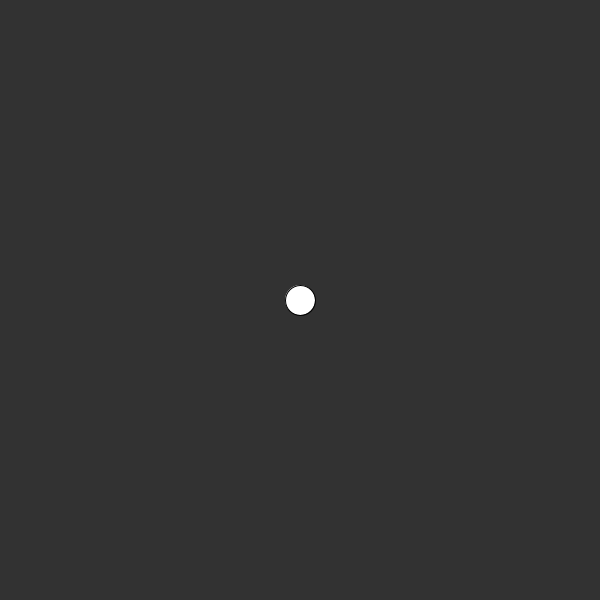
Frame 1 (no input)
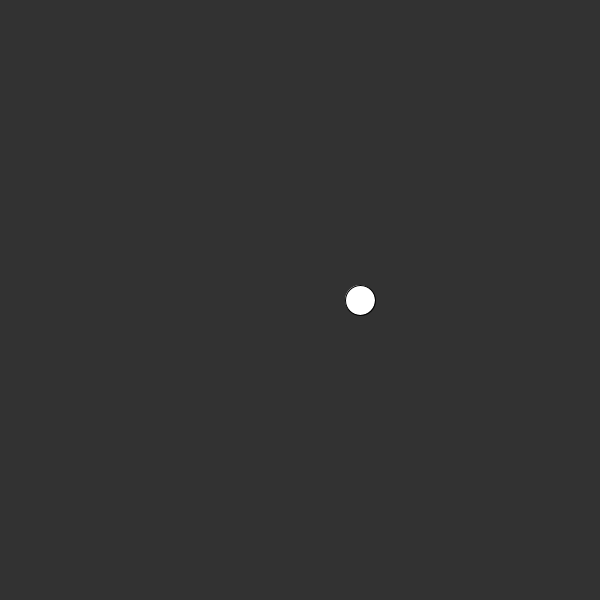
Frame 60 (the mouse pressed at the canvas centre just before this capture)
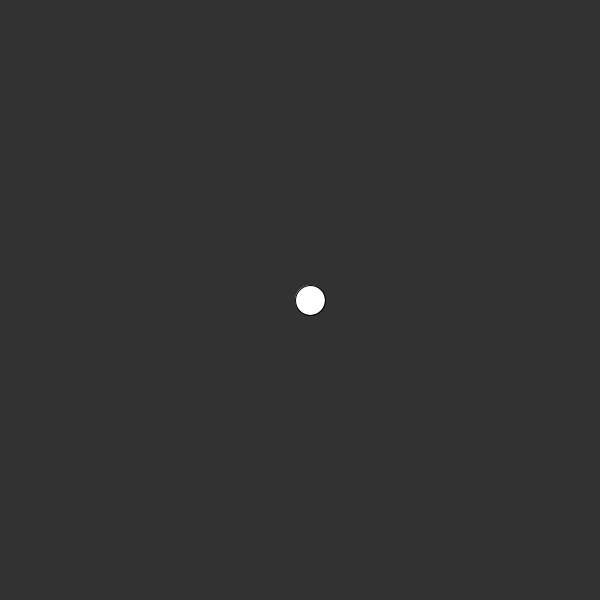
Frame 120 (the mouse held since frame 60 and released just before this capture)

The Processing sketch that drew these frames (run headless with seeded random() and noise(); from frame 60 on, the mouse is pressed at the canvas centre):

// Processing sketch: exam_02
// ── exam_02.pde
float xPos;
float yPos;

void setup() {
  size(600, 600);
  xPos = width/2;
  yPos = height/2;
  frameRate(10);
}

void draw() {
  background(50);
  ellipse(xPos, yPos, 30, 30);

  float r = random(4);
  print(r);

  if (int(r) == 1) {
    xPos += 10;
   
  } if (int(r) == 2) {
    xPos -= 10;
  
   } if (int(r) == 3) {
    yPos += 10;
    
  }if (int(r) == 3) {
    yPos -= 10;
   
  }
} 
